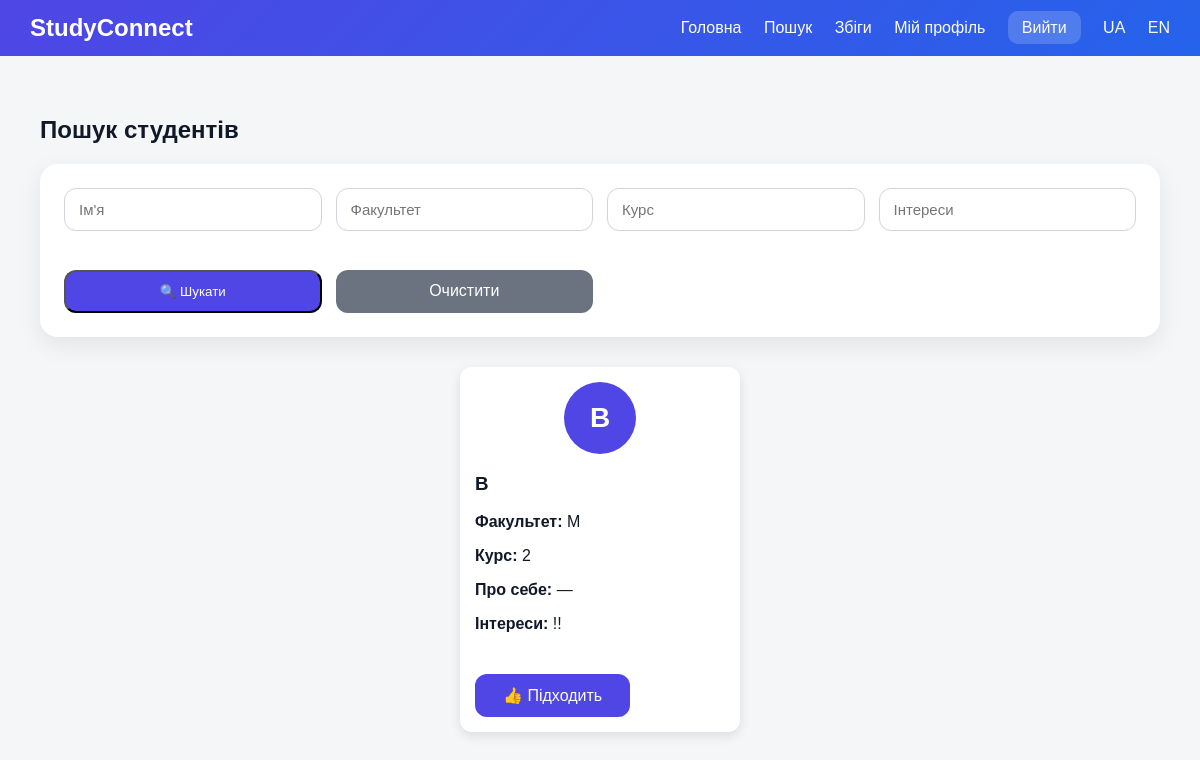
/discover (signed in), run on the app's committed database.
### models.py (models this page shows)
class User(db.Model, UserMixin):
    id = db.Column(db.Integer, primary_key=True)
    avatar = db.Column(db.String(200))
    username = db.Column(db.String(80), nullable=False)
    email = db.Column(db.String(120), unique=True, nullable=False)
    password = db.Column(db.String(200), nullable=False)
    faculty = db.Column(db.String(120))
    course = db.Column(db.String(50))
    about = db.Column(db.Text)
    interests = db.Column(db.Text)

### app.py (the view)
@app.route("/discover")
@login_required
def discover():
    name = request.args.get("name", "").strip()
    faculty = request.args.get("faculty", "").strip()
    course = request.args.get("course", "").strip()
    interests = request.args.get("interests", "").strip()
    query = User.query.filter(User.id != current_user.id)
    if name:
        query = query.filter(User.username.ilike(f"%{name}%"))
    if faculty:
        query = query.filter(User.faculty.ilike(f"%{faculty}%"))
    if course:
        query = query.filter(User.course.ilike(f"%{course}%"))
    if interests:
        query = query.filter(User.interests.ilike(f"%{interests}%"))
    users = query.all()
    return render_template(
        "discover.html",
        users=users,
        name=name,
        faculty=faculty,
        course=course,
        interests=interests
    )

### app.py (called while the page is built)
@app.context_processor
def inject_translations():
    lang = session.get("lang", "ua")
    def t(key):
        return translations[lang].get(key, key)
    return dict(t=t, lang=lang)

@login_manager.user_loader
def load_user(user_id):
    return User.query.get(int(user_id))

### templates/discover.html
{% extends "base.html" %}
{% block content %}
<h2>{{ t("student_search") }}</h2>
<form method="GET" class="search-form">
    <input
        type="text"
        name="name"
        placeholder="{{ t('name') }}"
        value="{{ name }}"
    >
    <input
        type="text"
        name="faculty"
        placeholder="{{ t('faculty') }}"
        value="{{ faculty }}"
    >
    <input
        type="text"
        name="course"
        placeholder="{{ t('course') }}"
        value="{{ course }}"
    >
    <input
        type="text"
        name="interests"
        placeholder="{{ t('interests') }}"
        value="{{ interests }}"
    >
    <button type="submit" class="btn">
        🔍 {{ t("search_btn") }}
    </button>
    <a href="{{ url_for('discover') }}" class="btn secondary-btn">
        {{ t("clear") }}
    </a>
</form>
<div class="card-container">
    {% if users %}
        {% for user in users %}
            <div class="card">
                {% if user.avatar %}
                    <img
                        src="{{ url_for('static', filename='avatars/' + user.avatar) }}"
                        class="avatar-image"
                        alt="{{ t('photo') }}"
                    >
                {% else %}
                    <div class="avatar small-avatar">
                        {{ user.username[0]|upper }}
                    </div>
                {% endif %}
                <h3>{{ user.username }}</h3>
                <p><strong>{{ t("faculty") }}:</strong> {{ user.faculty or "—" }}</p>
                <p><strong>{{ t("course") }}:</strong> {{ user.course or "—" }}</p>
                <p><strong>{{ t("about") }}:</strong> {{ user.about or "—" }}</p>
                <p><strong>{{ t("interests") }}:</strong> {{ user.interests or "—" }}</p>
                <a href="{{ url_for('like', user_id=user.id) }}" class="btn">
                    👍 {{ t("suitable") }}
                </a>
            </div>
        {% endfor %}
    {% else %}
        <p>{{ t("nothing_found") }} 😢</p>
    {% endif %}
</div>
{% endblock %}

### static/css/style.css (style rules this page uses)
* { box-sizing: border-box; }
body { margin: 0; font-family: Arial, sans-serif; background: #f4f6f8; color: #111827; }
.avatar { width: 110px; height: 110px; border-radius: 50%; background: #4F46E5; color: white; display: flex; align-items: center; justify-content: center; font-size: 42px; font-weight: bold; margin: 0 auto 25px auto; }
.btn { display: inline-block; margin-top: 25px; background: #4F46E5; color: white; padding: 12px 28px; border-radius: 12px; text-decoration: none; }
.search-form { background: white; padding: 24px; border-radius: 18px; box-shadow: 0 8px 24px rgba(0,0,0,.08); display: grid; grid-template-columns: repeat(4, 1fr); gap: 14px; margin-bottom: 30px; }
.search-form input { padding: 12px 14px; border: 1px solid #d1d5db; border-radius: 12px; font-size: 15px; }
.secondary-btn { background: #6b7280; text-align: center; }
.small-avatar { width: 72px; height: 72px; font-size: 28px; margin-bottom: 15px; }

### static/css/cards.css (style rules this page uses)
.card-container { display: flex; flex-wrap: wrap; gap: 20px; justify-content: center; margin-top: 20px; }
.card { width: 280px; padding: 15px; border-radius: 12px; background: white; box-shadow: 0 4px 12px rgba(0,0,0,0.1); transition: transform 0.2s; }

### data on the page
User: username "B", t "Факультет", faculty "М", t "Курс", course "2", t "Про себе", about "—", t "Інтереси", interests "!!", t "Підходить"

### other printed values
{{ t("home") }} "Головна"
{{ t("search") }} "Пошук"
{{ t("matches") }} "Збіги"
{{ t("profile") }} "Мій профіль"
{{ t("logout") }} "Вийти"
{{ t("student_search") }} "Пошук студентів"
{{ t("search_btn") }} "Шукати"
{{ t("clear") }} "Очистити"
